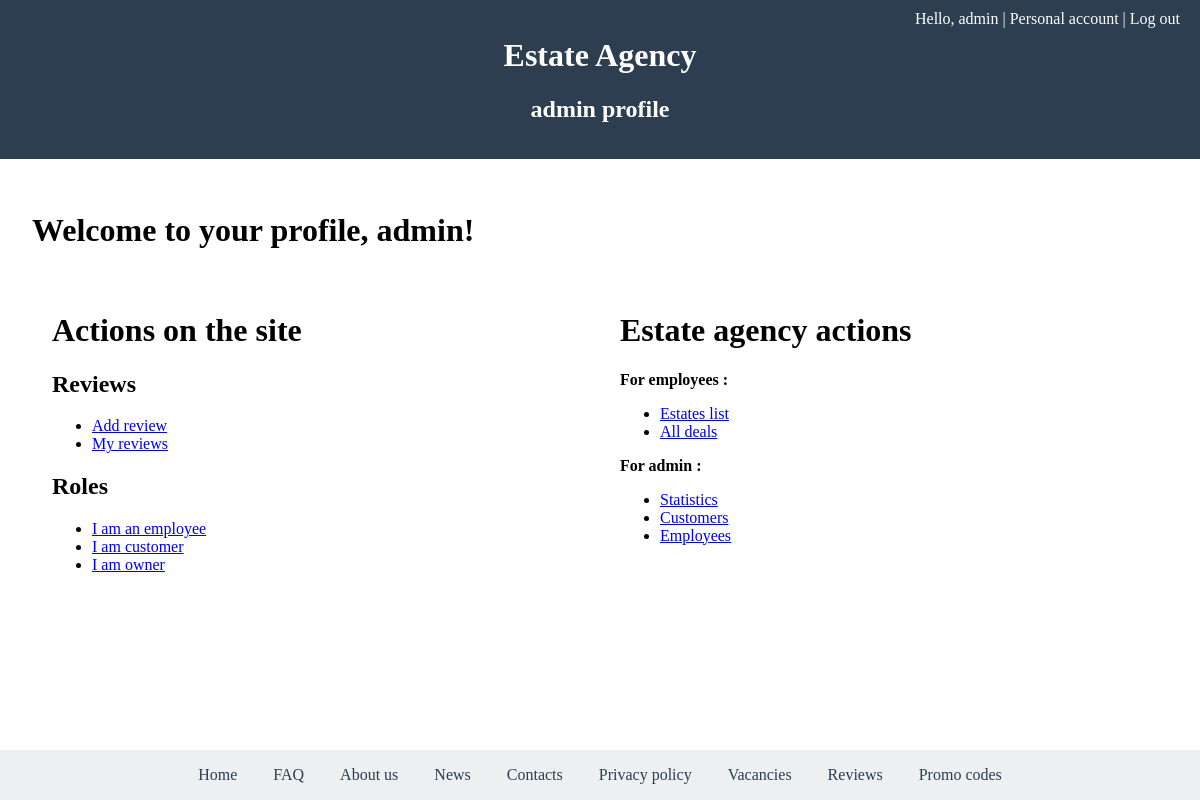
/profile/ (signed in), run on an earlier commit of the app's database.
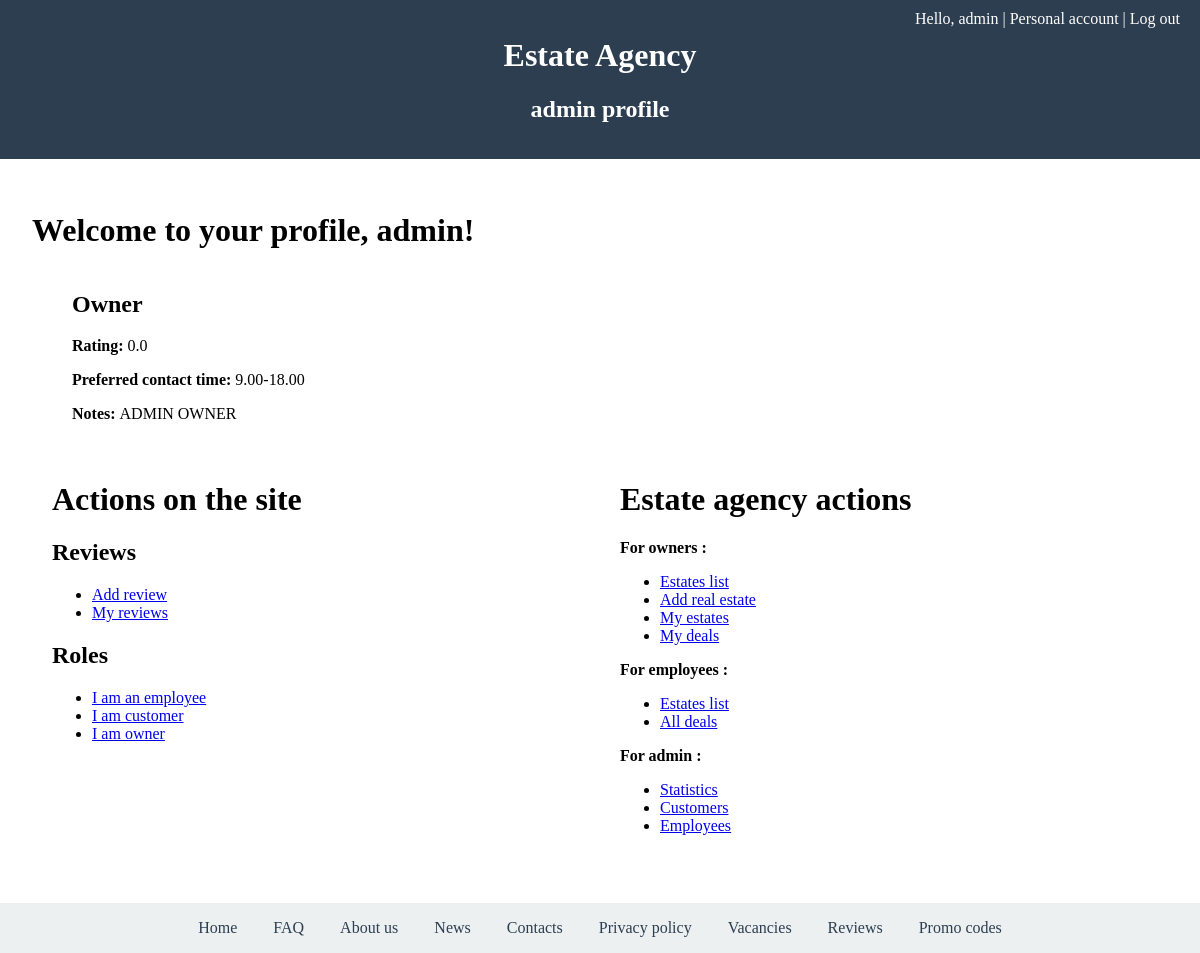
And on a later commit of the database.
### estate_agency/models.py (models this page shows, shortened)
class Owner(models.Model):
    rating = models.FloatField(
        default=0.0,
        validators=[MinValueValidator(0.0), MaxValueValidator(10.0)],
        help_text="Рейтинг владельца от 0 до 10"
    )
    notes = models.TextField(
        blank=True,
        null=True,
        help_text="Дополнительная информация о владельце"
    )
    preferred_contact_time = models.CharField(
        max_length=50,
        blank=True,
        help_text="Предпочтительное время связи"
    )
    user = models.OneToOneField("UserProfile", on_delete=models.CASCADE, null=True)

### site_manager/views.py (the view)
# urls.py: path('profile/', views.profile, name='profile'),
def profile(request):
    user = UserProfile.objects.get(user=request.user)
    employee = Employee.objects.filter(user=user).first()
    owner = Owner.objects.filter(user=user).first()
    customer = Customer.objects.filter(user=user).first()
    return render(request, 'site_manager/profile.html',
                  { "employee": employee,
                            "owner": owner,
                            "customer": customer})

### site_manager/templates/site_manager/profile.html (shortened to what this page needs)
{% extends "base.html" %}
{% block site_name %}{{user.username}} profile{% endblock %}
{% block content %}
    <h1>Welcome to your profile, {{user.username}}!</h1>
    <div style="width: 1000px;  display: flex; align-items: flex-start; gap: 20px;">
        <div>
        {% if owner %}
            <h2>Owner</h2>
            <p><strong>Rating: </strong>{{owner.rating}}</p>
            <p><strong>Preferred contact time: </strong>{{owner.preferred_contact_time}}</p>
            <p><strong>Notes: </strong>{{owner.notes}}</p>
        {% endif %}
        </div>
    </div>
    <div style="display: grid; grid-template-columns: repeat(auto-fit, minmax(300px, 1fr));
    gap: 40px; max-width: 1200px; margin: 20px auto; padding: 0 20px;">
        <div>
            <h1>Actions on the site</h1>
            <h2>Reviews</h2>
            <ul>
                <li><a href="{% url 'review-add' %}">Add review</a></li>
                <li><a href="{% url 'my-reviews' %}">My reviews</a></li>
            </ul>
            <h2>Roles</h2>
            <ul>
                <li><a href="{% url 'assign-employee' %}">I am an employee</a></li>
                <li><a href="{% url 'assign-customer' %}">I am customer</a></li>
                <li><a href="{% url 'assign-owner' %}">I am owner</a></li>
            </ul>
        </div>
        <div>
            <h1>Estate agency actions</h1>
            {% if owner %}
                <p><strong>For owners : </strong></p>
                <ul>
                    <li><a href="{% url 'estates-list' %}">Estates list</a></li>
                    <li><a href="{% url 'realty-add' %}">Add real estate</a></li>
                    <li><a href="{% url 'my-estates' %}">My estates</a></li>
                    <li><a href="{% url 'my-deals' %}">My deals</a></li>
                </ul>
            {% endif %}
            {% if user.is_staff %}
                <p><strong>For employees : </strong></p>
                <ul>
                    <li><a href="{% url 'estates-list' %}">Estates list</a></li>
                    <li><a href="{% url 'deals' %}">All deals</a></li>
                </ul>
            {% endif %}
            {% if user.is_superuser %}
                <p><strong>For admin : </strong></p>
                <ul>
                    <li><a href="{% url 'statistics' %}">Statistics</a></li>
                    <li><a href="{% url 'customers' %}">Customers</a></li>
                    <li><a href="{% url 'employees' %}">Employees</a></li>
                </ul>
            {% endif %}
        </div>
    </div>
{% endblock %}

What changed in the data, as far as the page shows it:
added Owner: rating "0.0", preferred_contact_time "9.00-18.00", notes "ADMIN OWNER"
Also different on the page:
text now shown: "Owner Rating: Preferred contact time: Notes: For owners : Estates list Add real estate My estates My deals"
